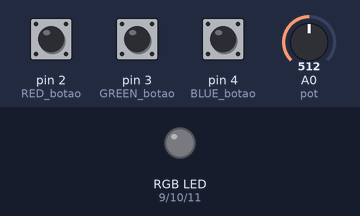
Bench run of a sketch on a simulated Arduino Uno, built with avr-gcc and run on an emulated ATmega328P. Parts: an RGB LED mixed from three pins (HIGH = lit). The inputs (shaded band) are chosen by the test bench; at power-on: pin 2 (RED_botao) HIGH, pin 3 (GREEN_botao) HIGH, pin 4 (BLUE_botao) HIGH, A0 (pot) = 512. Dim RGB values are drawn brighter than linear.

Above: at 1.2 s.
1.3 s: pin 2 (RED_botao) pulled LOW for 0.15 s
At 2.2 s:
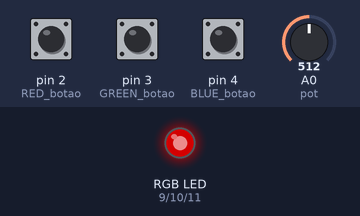
2.9 s: pin 3 (GREEN_botao) pulled LOW for 0.15 s
At 3.4 s:
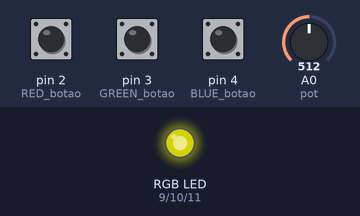
4.5 s: pin 4 (BLUE_botao) pulled LOW for 0.15 s
At 5.8 s:
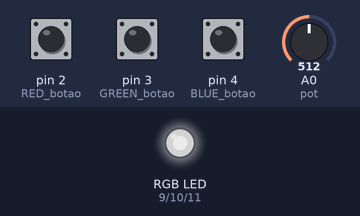
Timing chart, 0 to 7.5 s (numbered marks = the images above; inputs shaded):
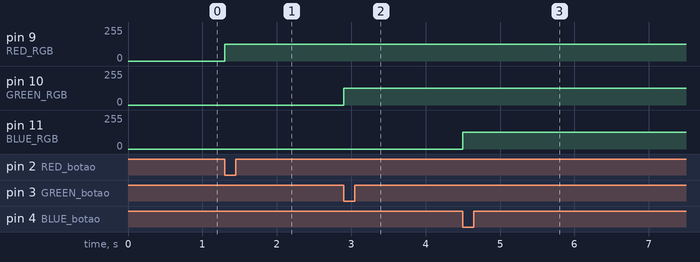

The sketch:

MudarCoresLED_RGB.ino
```cpp
#define RED_RGB 9
#define GREEN_RGB 10
#define BLUE_RGB 11
#define pot A0
#define RED_botao 2
#define GREEN_botao 3
#define BLUE_botao 4

int valor_RED = 0;
int valor_GREEN = 0;
int valor_BLUE = 0;

void setup()
{
pinMode(RED_botao,INPUT_PULLUP);
pinMode(GREEN_botao,INPUT_PULLUP);
pinMode(BLUE_botao,INPUT_PULLUP);
}


void loop()
{
while(!(digitalRead(RED_botao)))
{
valor_RED = map(analogRead(pot),0,1023,0,255);
analogWrite(RED_RGB,valor_RED);
}

while(!(digitalRead(GREEN_botao)))
{
valor_GREEN = map(analogRead(pot),0,1023,0,255);
analogWrite(GREEN_RGB,valor_GREEN);
}

while(!(digitalRead(BLUE_botao)))
{
valor_BLUE = map(analogRead(pot),0,1023,0,255);;
analogWrite(BLUE_RGB,valor_BLUE);
}

}
```

Measured:
- after the input at 1.3 s, pin 9 (RED_RGB): 0/255 → 127/255 at once
- after the input at 2.9 s, pin 10 (GREEN_RGB): 0/255 → 127/255 at once
- after the input at 4.5 s, pin 11 (BLUE_RGB): 0/255 → 127/255 at once
